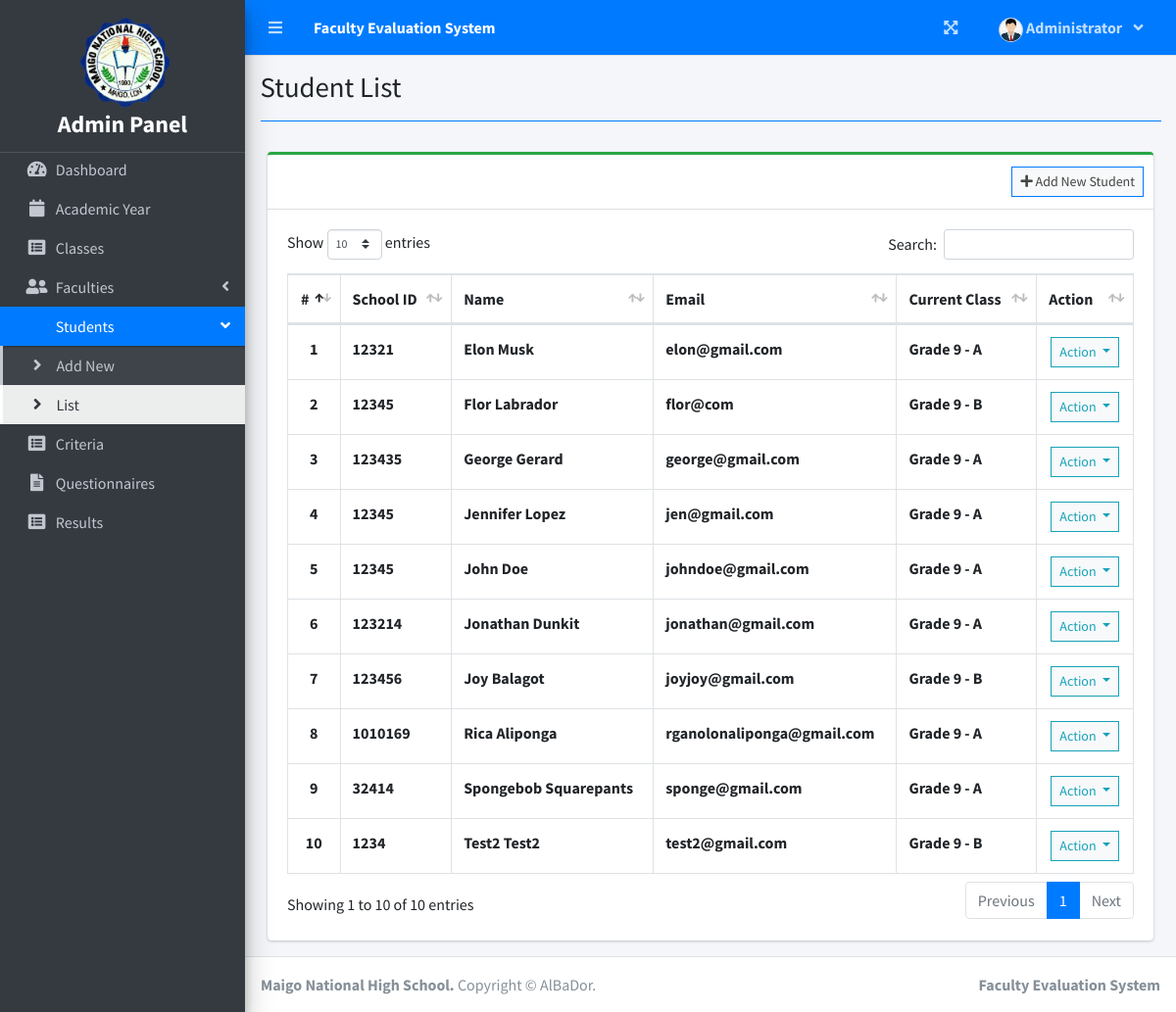
The app's page /index.php?page=student_list (signed in) with its own data.
### tables this page shows
CREATE TABLE `student_list` (
  `id` int(30) NOT NULL,
  `school_id` varchar(100) NOT NULL,
  `firstname` varchar(200) NOT NULL,
  `lastname` varchar(200) NOT NULL,
  `credentials_id` int(11) UNSIGNED NOT NULL,
  `class_id` int(30) NOT NULL,
  `avatar` text NOT NULL DEFAULT 'no-image-available.png',
  `date_created` datetime NOT NULL DEFAULT current_timestamp()
);

CREATE TABLE `credentials` (
  `credID` int(11) UNSIGNED NOT NULL,
  `email` varchar(200) NOT NULL,
  `password` text NOT NULL
);

### admin/student_list.php (the view, shortened to what this page needs)
<?php include 'db_connect.php' ?>
<div class="col-lg-12">
	<div class="card card-outline card-success">
		<div class="card-header">
			<div class="card-tools">
				<a class="btn btn-block btn-sm btn-default btn-flat border-primary"
					href="./index.php?page=new_student"><i class="fa fa-plus"></i> Add New Student</a>
			</div>
		</div>
		<div class="card-body">
			<table class="table tabe-hover table-bordered" id="list">
				<thead>
					<tr>
						<th class="text-center">#</th>
						<th>School ID</th>
						<th>Name</th>
						<th>Email</th>
						<th>Current Class</th>
						<th>Action</th>
					</tr>
				</thead>
				<tbody>
					<?php
					$i = 1;
					$class = array();
					$classes = $conn->query("SELECT id,concat(curriculum,' ',level,' - ',section) as `class` FROM class_list");
					while ($row = $classes->fetch_assoc()) {
						$class[$row['id']] = $row['class'];
					}
					$qry = $conn->query("SELECT student_list.*, credentials.email, concat(student_list.firstname,' ',student_list.lastname) as name FROM student_list JOIN credentials ON student_list.credentials_id = credentials.credID ORDER BY concat(student_list.firstname,' ',student_list.lastname) asc");
					while ($row = $qry->fetch_assoc()):
						?>
						<tr>
							<th class="text-center"><?php echo $i++ ?></th>
							<td><b><?php echo $row['school_id'] ?></b></td>
							<td><b><?php echo ucwords($row['name']) ?></b></td>
							<td><b><?php echo $row['email'] ?></b></td>
							<td><b><?php echo isset($class[$row['class_id']]) ? $class[$row['class_id']] : "N/A" ?></b></td>
							<td class="text-center">
								<button type="button"
									class="btn btn-default btn-sm btn-flat border-info wave-effect text-info dropdown-toggle"
									data-toggle="dropdown" aria-expanded="true">
									Action
								</button>
							</td>
						</tr>
					<?php endwhile; ?>
				</tbody>
			</table>
		</div>
	</div>
</div>

### records on screen
student_list: school "12321", name "Elon Musk", credentials.email "elon@gmail.com", class "Grade 9 - A"
student_list: school "12345", name "Flor Labrador", credentials.email "flor@com", class "Grade 9 - B"
student_list: school "123435", name "George Gerard", credentials.email "george@gmail.com", class "Grade 9 - A"
student_list: school "12345", name "Jennifer Lopez", credentials.email "jen@gmail.com", class "Grade 9 - A"
student_list: school "12345", name "John Doe", credentials.email "johndoe@gmail.com", class "Grade 9 - A"
student_list: school "123214", name "Jonathan Dunkit", credentials.email "jonathan@gmail.com", class "Grade 9 - A"
student_list: school "123456", name "Joy Balagot", credentials.email "joyjoy@gmail.com", class "Grade 9 - B"
student_list: school "1010169", name "Rica Aliponga", credentials.email "rganolonaliponga@gmail.com", class "Grade 9 - A"
student_list: school "32414", name "Spongebob Squarepants", credentials.email "sponge@gmail.com", class "Grade 9 - A"
student_list: school "1234", name "Test2 Test2", credentials.email "test2@gmail.com", class "Grade 9 - B"

### other values on screen
$_SESSION['system']['name'] "Faculty Evaluation System"
$_SESSION['login_firstname'] "Administrator"
$title "Student List"
